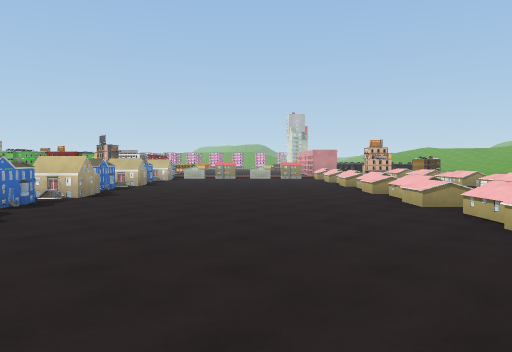
view 1 (above)

24 first-person views from a walk through a scene from a Unity 3-D project. The camera is 1.4 m above the floor, tilts 2° down and sees 70° across. The floor is counted in squares, 2 m on a side. Each view is taken from the middle of a square. On the plan, view 1 faces up. The plan holds only what a view shows up to about 11 squares ahead; the rest is blank. The place goes on beyond the plan. Surface patterns are stand-ins for the level's own textures.

view 2
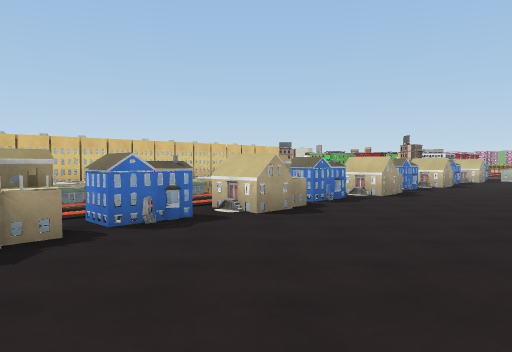

view 3
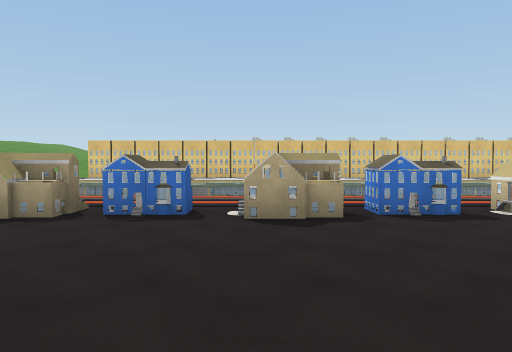

view 4
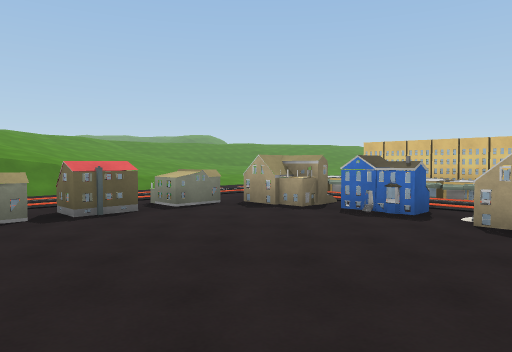

view 5
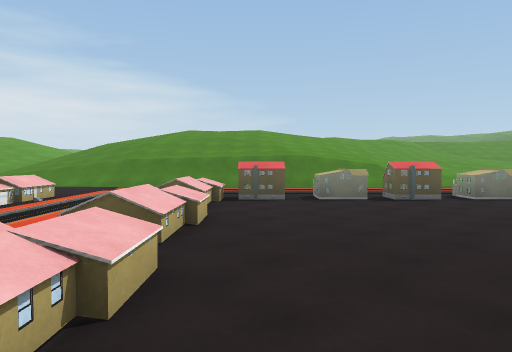

view 6
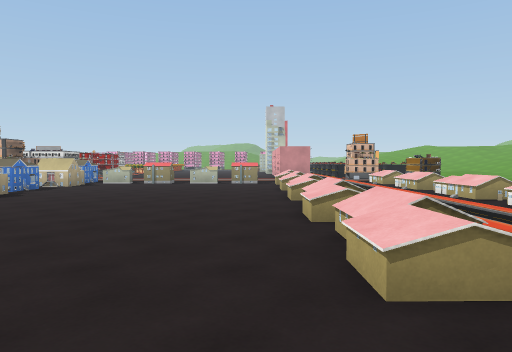

view 7
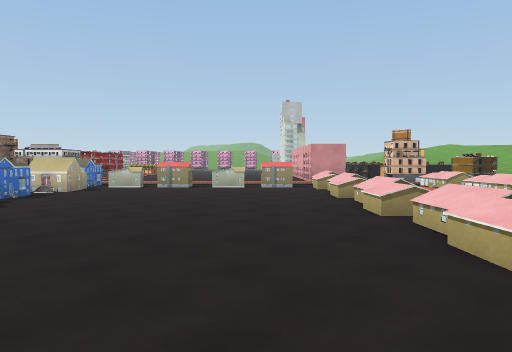

view 8
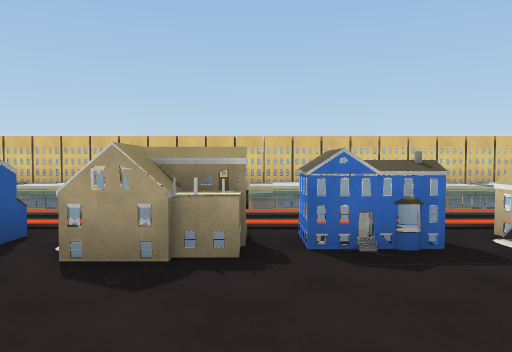

view 9
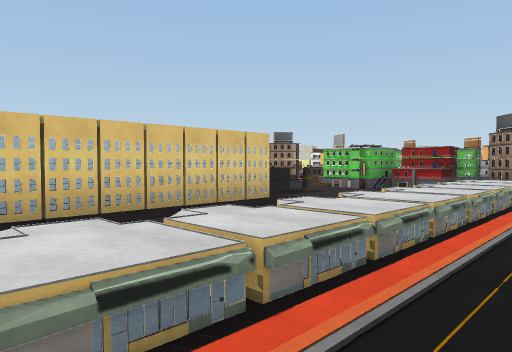

view 10
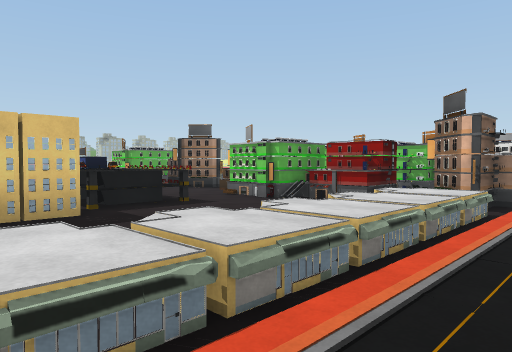

view 11
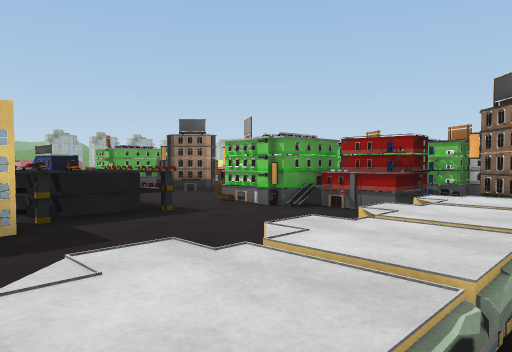

view 12
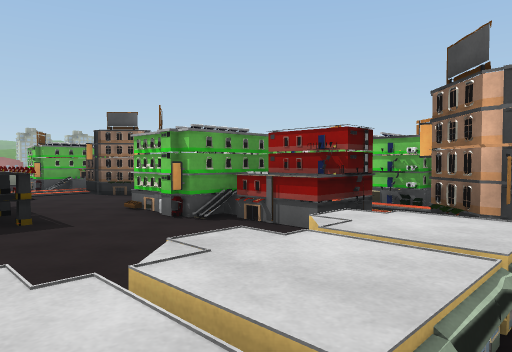

view 13
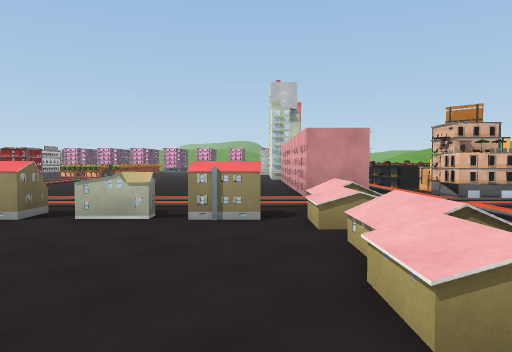

view 14
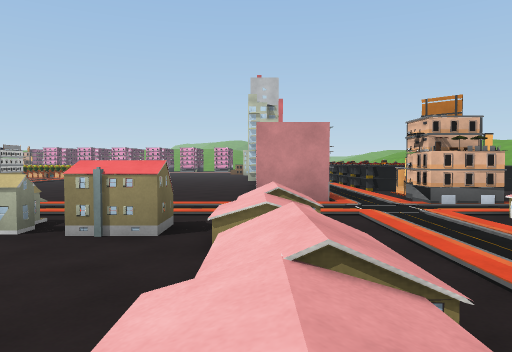

view 15
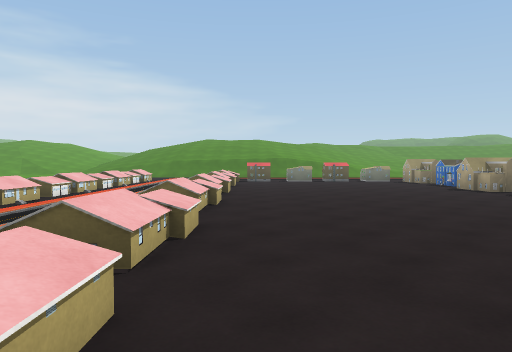

view 16
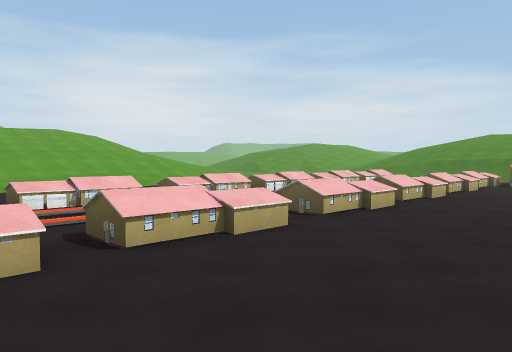

view 17
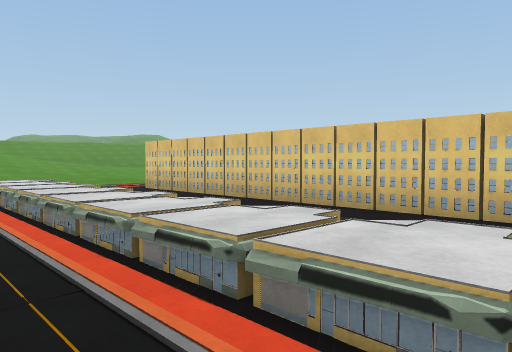

view 18
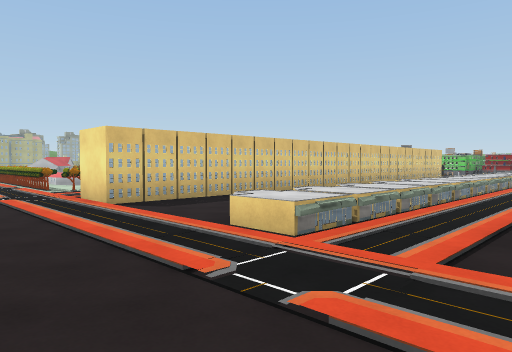

view 19
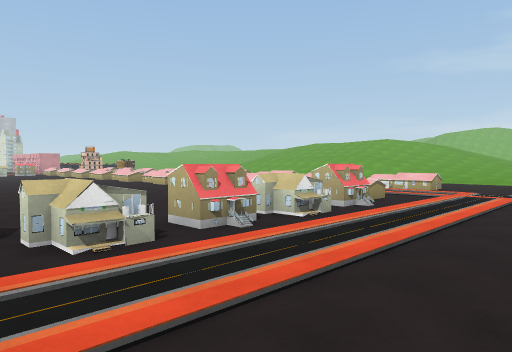

view 20
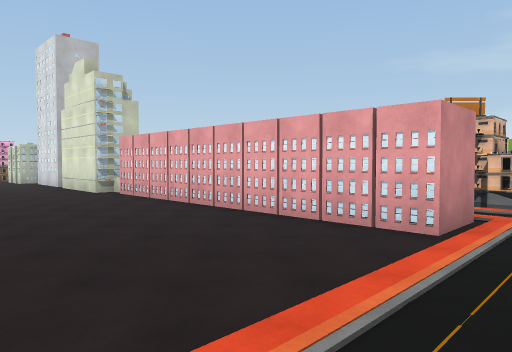

view 21
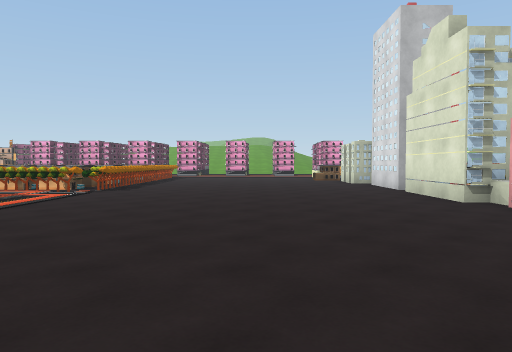

view 22
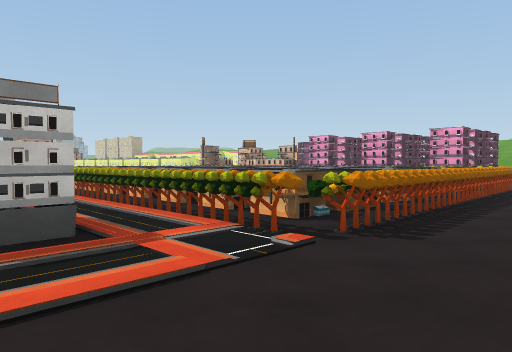

view 23
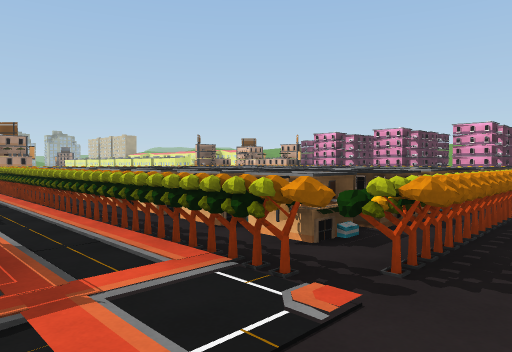

view 24
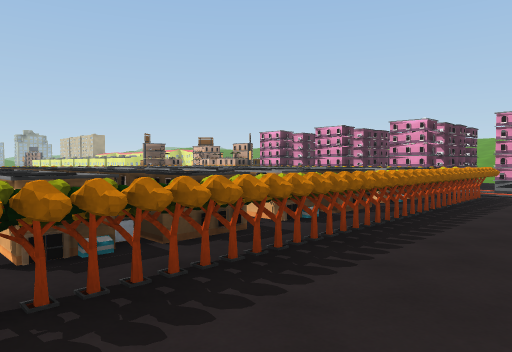

### Floor plan
Key: @ floor where view 1 was taken; # wall or solid block; x gap in a wall; . floor; / step, stairs or slope; = window, fence, low wall or low ledge; ^ raised ledge; O other object.
Columns run from 18 left of view 1 to 6 right of it. Each row starts with its distance up from view 1.
 38              O.
 37       ^ ^ ^^^O.
 36       ^^^^^^^O.
 35      ^^^^^^^^O.
 34     ^^^^^^^^^O.
 33      ^^^^^^^^O..
 32     ^^^^^^^^^O.......#
 31    O^^^^^^^^^O.......#O
 30     OOOOOOOOOO.......##
 29       ...............##
 28          .OO.........##
 27            O.........O
 26              ........#
 25               .......#
 24                ......##.^
 23               .......##.^
 22               .......##.^
 21        OOO     ......##.#
 20        OOOOO   ......##.#
 19     OOOO O.     ........O
 18       OO ..O     ........
 17  O Ox^OOOOO#. ^=^^=^^^..^
 16 OO....OOO..^. ^......^..^
 15   .........^..^......^..^
 14     ^^^^...^..^......^..^
 13    #x^^^...^..^....... ..
 12       ^x...^..#......^ .^
 11        #...^. ^......^ .^
 10        #...^..^......^ .^
  9       ##...^..^......^ .^
  8       ##...^..#..........
  7       ##. .^.........^..^
  6        #  .^..^......^..^
  5        #  .^..^......^...
  4       ##. .^..#......^..^
  3       ##. .^..x......^ .^
  2       ##...^..^......^ .^
  1        #. .^..^......^ .^
  0        #. .^..^...@..^ ..
 -1        #. .^..^......^..^
 -2       ##. .^..^......^ .^
 -3       ##...^..#......^ .^
 -4       ##...^..^=.^=.^^..^
 -5   OO..##...^.....##......
 -6   .......................
 -7       ...................
 -8            // / ////   //

Positions as (right, up) in squares from view 1, and headings:
1: (0, 0), facing up
2: (0, 0), facing up-left
3: (1, 0), facing left
4: (1, 1), facing down-left
5: (2, 3), facing down
6: (2, 4), facing up
7: (1, 6), facing up
8: (-1, 5), facing left
9: (-5, 6), facing up-left
10: (-5, 10), facing up-left
11: (-6, 11), facing up-left
12: (-6, 13), facing up-left
13: (2, 12), facing up
14: (3, 13), facing up
15: (2, 10), facing down
16: (0, 9), facing down-right
17: (-5, 5), facing down-left
18: (-4, -8), facing up-left
19: (-4, -8), facing up-right
20: (-1, 18), facing up-right
21: (-1, 21), facing up
22: (-3, 27), facing up-left
23: (-4, 28), facing up-left
24: (-3, 30), facing up-left
